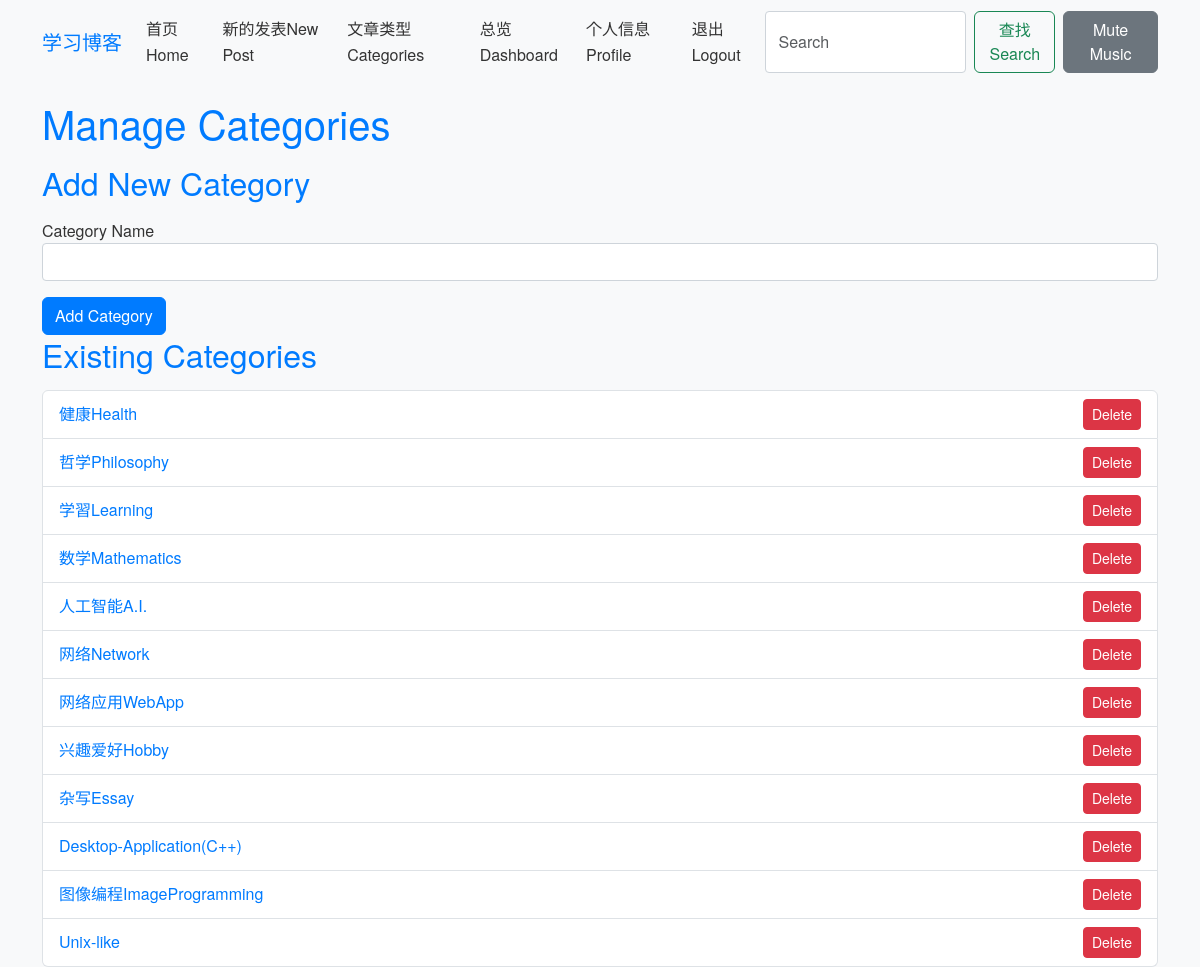
The app's page /categories (signed in), older data.
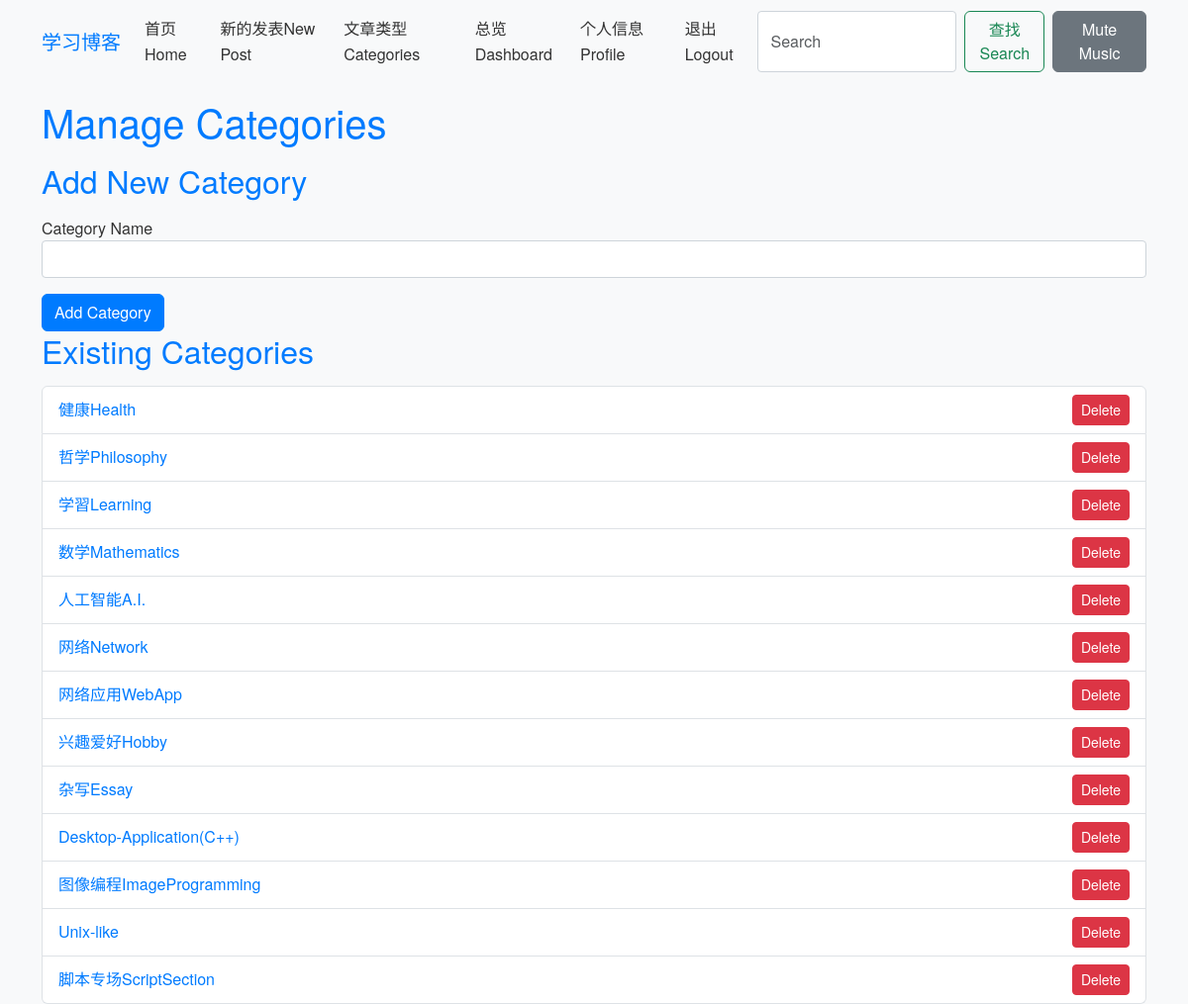
The same page, newer data.
### app/models.py (models this page shows)
class Category(db.Model):
    id = db.Column(db.Integer, primary_key=True)
    name = db.Column(db.String(50), unique=True)
    posts = db.relationship('Post', backref='category', lazy='dynamic')

### app/routes.py (the view)
@bp.route('/categories', methods=['GET', 'POST'])
@login_required
def categories():
    form = CategoryForm()
    if form.validate_on_submit():
        category = Category(name=form.name.data)
        db.session.add(category)
        db.session.commit()
        flash('Category added!')
        return redirect(url_for('main.categories'))
    categories = Category.query.all()
    return render_template('categories.html', form=form, categories=categories)

### app/forms.py (shortened to what this page needs)
class CategoryForm(FlaskForm):
    name = StringField('Category Name', validators=[DataRequired(), Length(min=1, max=50)])
    submit = SubmitField('Add Category')

### app/__init__.py (called while the page is built)
def create_app(config_class=Config):
    app = Flask(__name__)
    app.config.from_object(config_class)
    os.makedirs(app.config['UPLOAD_FOLDER'], exist_ok=True)
    db.init_app(app)
    migrate.init_app(app, db)
    login_manager.init_app(app)
    from app.models import User
    @login_manager.user_loader
    def load_user(user_id):
        return User.query.get(int(user_id))
    from app.routes import bp as main_bp  # Import the blueprint
    app.register_blueprint(main_bp)  # Register the blueprint
    with app.app_context():
        print("Registered routes:", [rule.rule for rule in app.url_map.iter_rules()])
    return app

### app/templates/categories.html (shortened to what this page needs)
{% extends 'base.html' %}
{% block content %}
<h1>Manage Categories</h1>
<h2>Add New Category</h2>
<form action="" method="post">
    <div class="mb-3">
        {{ form.name.label }} {{ form.name(class="form-control") }}
    </div>
    {{ form.submit(class="btn btn-primary") }}
</form>
<h2>Existing Categories</h2>
{% if categories %}
<ul class="list-group">
    {% for category in categories %}
    <li class="list-group-item d-flex justify-content-between align-items-center">
        <a href="{{ url_for('main.category', category_id=category.id) }}">{{ category.name }}</a>
        <form action="{{ url_for('main.delete_category', category_id=category.id) }}" method="post" style="display:inline;">
            <button type="submit" class="btn btn-danger btn-sm" onclick="return confirm('Are you sure you want to delete {{ category.name }}?')">Delete</button>
        </form>
    </li>
    {% endfor %}
</ul>
{% else %}
<p>No categories found.</p>
{% endif %}
{% endblock %}

Row changes from the older to the newer data that the page shows:
added Category: name "脚本专场ScriptSection"
